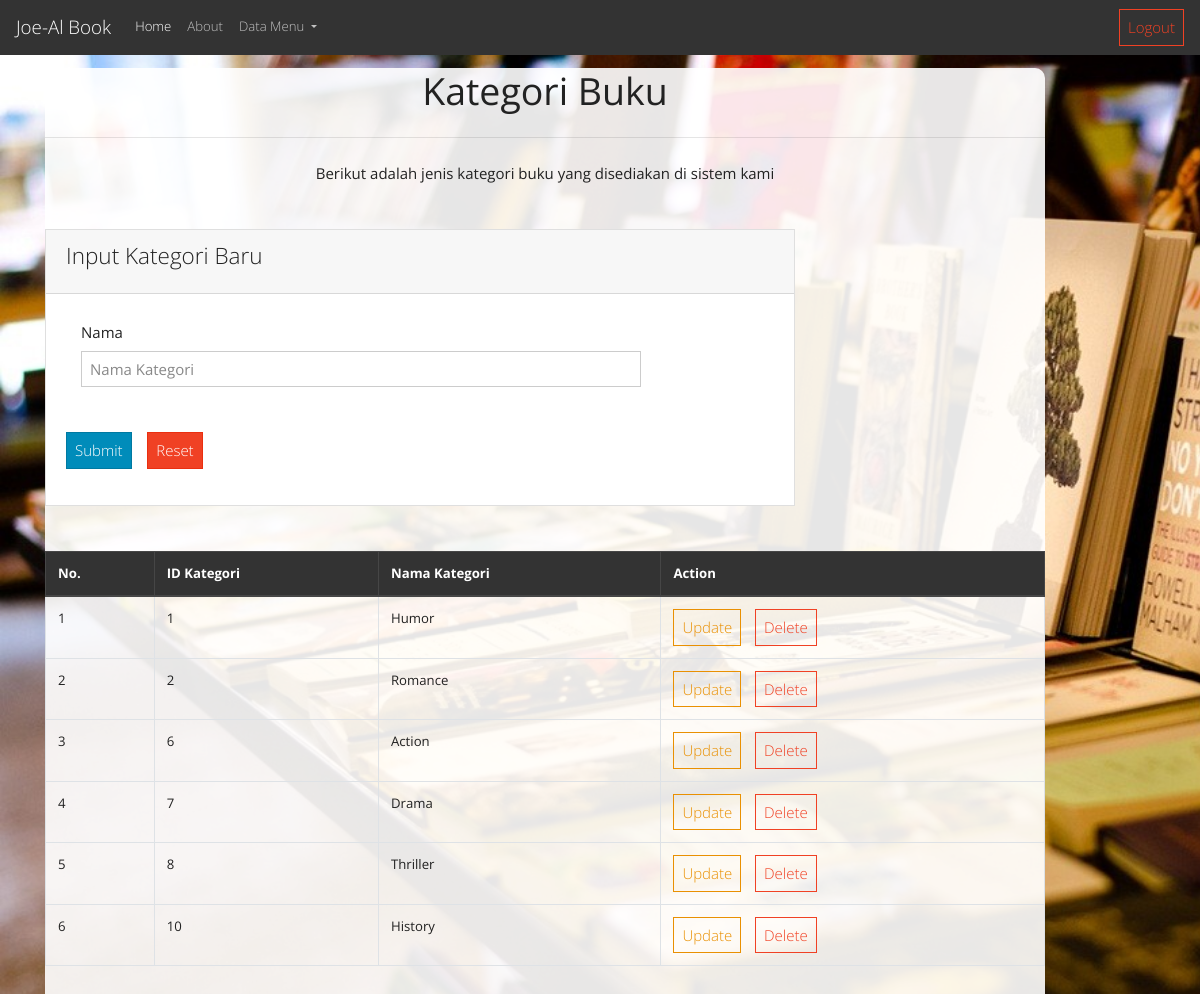
Page /index.php/kategori on the committed database.
### tables this page shows
CREATE TABLE `kategori` (
  `id` int(3) NOT NULL,
  `nama_kategori` varchar(30) NOT NULL
);

### application/controllers/Kategori.php (called while the page is built, shortened)
<?php
class Kategori extends CI_Controller {
	public function __construct()
	{
		$this->load->model('M_kategori');
		$this->load->library('form_validation');
	}
	public function index()
	{
		$data['kategori'] = $this->M_kategori->tampil_data()->result();
		$this->load->view('datakategori', $data);
	}
}

### index.php (called while the page is built, shortened)
<?php
require_once BASEPATH.'core/CodeIgniter.php';

### application/models/M_kategori.php (called while the page is built, shortened)
<?php
class M_kategori extends CI_Model {
	public function tampil_data()
	{
		return $this->db->get('kategori');
	}
}

### application/views/datakategori.php (the view, shortened to what this page needs)
<!DOCTYPE html>
<html lang="en">
	<head>
		<link href="https://stackpath.bootstrapcdn.com/bootswatch/4.1.1/yeti/bootstrap.min.css" rel="stylesheet">
		<link rel="stylesheet" href="https://cdnjs.cloudflare.com/ajax/libs/open-iconic/1.1.1/font/css/open-iconic-bootstrap.min.css" />
	</head>
	<body>
		<nav class="navbar navbar-expand-lg navbar-dark bg-dark fixed-top">
			<a class="navbar-brand" href="#">Joe-Al Book</a>
			<div class="collapse navbar-collapse" id="navbarColor02">
			  	<ul class="navbar-nav mr-auto">
				    <li class="nav-item active">
				      <a class="nav-link" href="<?php echo base_url('Home/index'); ?>">Home <span class="sr-only">(current)</span></a>
				    </li>
				    <li class="nav-item">
				      <a class="nav-link" href="#">About</a>
				    </li>
				    <li class="nav-item dropdown">
				    	<a class="nav-link dropdown-toggle" href="#" id="navbarDropdown" role="button" data-toggle="dropdown" aria-haspopup="true" aria-expanded="false">
         					Data Menu
       					</a>
				    </li>
			  	</ul>
			  	<a class="btn btn-outline-danger my-2 my-sm-0" href="<?php echo base_url('Login/logout'); ?>">
			  		<span class="oi oi-account-logout"></span> Logout
			  	</a>
			</div>
		</nav>
		<br><br><br>
		<div class="container">
			<div class="wrapper">
			<center><h1><b>Kategori Buku</b></h1></center>
			<center><hr class="my-4"></center>
			<center>Berikut adalah jenis kategori buku yang disediakan di sistem kami</center>
			<br><br>
			<div class="card w-75">
				<div class="card-header">
					<h4 class="card-title">Input Kategori Baru</h4>
				</div>
				<div class="card-body">
					<?php echo form_open('Kategori/aksi_input'); ?>
						<div class="form-group">
							<label class="col-sm-2 col-form-label" for="kategori">Nama</label>
							<div class="col-sm-10">
								<input type="text" name="nama" class="form-control" placeholder="Nama Kategori">
							</div>
							<br><br>
							<div class="form-group row">
								<div class="col-sm-6">
									<button type="submit" class="btn btn-primary">
										<span class="oi oi-check"></span> Submit
									</button>
									<button type="reset" class="btn btn-danger">
										<span class="oi oi-trash"></span> Reset
									</button>
								</div>
							</div>
						</div>
					<?php echo form_close(); ?>
				</div>
			</div>
			<br><br>
			<table class="table table-bordered table-hover" border="1">
				<thead class="thead-dark">
					<tr>
						<th>No.</th>
						<th>ID Kategori</th>
						<th>Nama Kategori</th>
						<th colspan="2">Action</th>
					</tr>
				</thead>
				<tbody>
					<?php $no = 1; foreach ($kategori as $key) { ?>
						<tr>
							<td><?php echo $no++; ?></td>
							<td><?php echo $key->id; ?></td>
							<td><?php echo $key->nama_kategori; ?></td>
							<td>
								<a class="btn btn-outline-warning" href="<?php echo base_url('Kategori/update/'.$key->id); ?>">
									<span class="oi oi-loop"></span> Update
								</a>
								<a class="btn btn-outline-danger" href="<?php echo base_url('Kategori/delete/'.$key->id); ?>">
									<span class="oi oi-trash"></span> Delete
								</a>
							</td>
						</tr>
					<?php } ?>
				</tbody>
			</table>
		</div>
		</div>
	</body>
</html>

### rows in the picture
kategori: id "1", nama_kategori "Humor"
kategori: id "2", nama_kategori "Romance"
kategori: id "6", nama_kategori "Action"
kategori: id "7", nama_kategori "Drama"
kategori: id "8", nama_kategori "Thriller"
kategori: id "10", nama_kategori "History"
